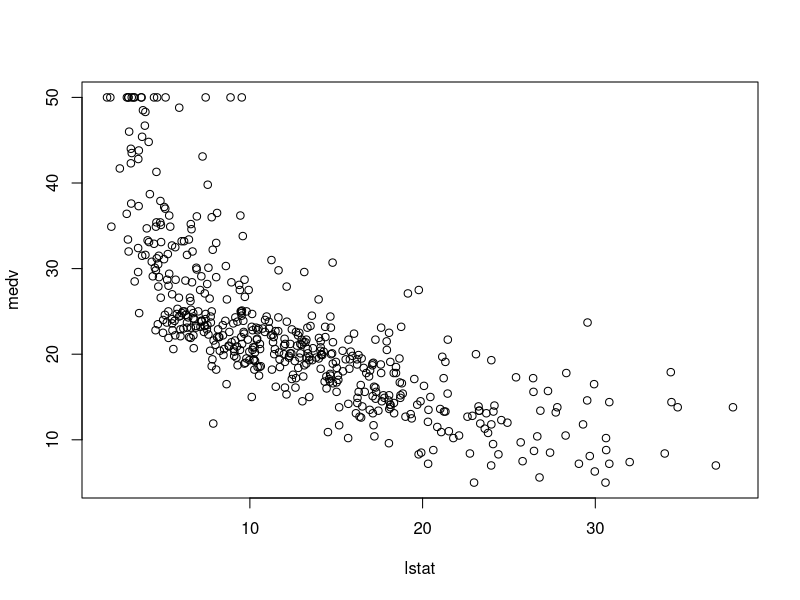
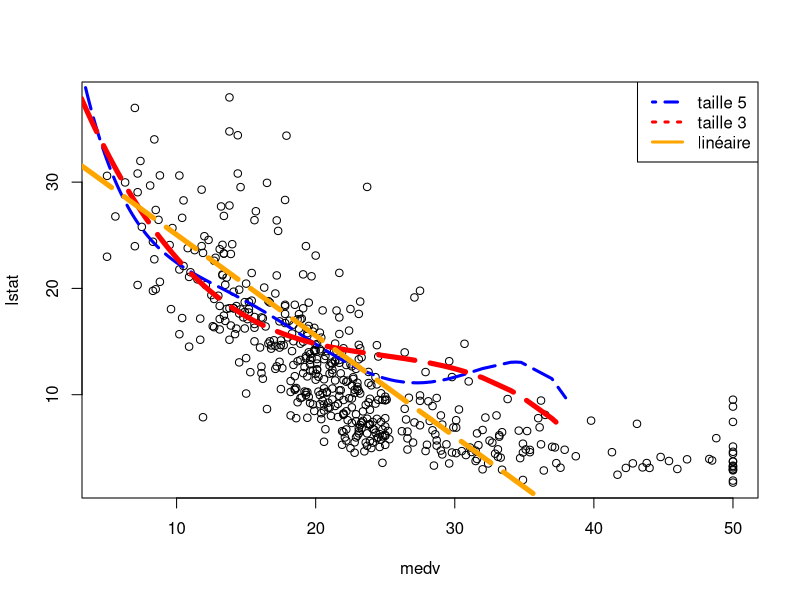

Recreate these plots in R, in order.
## ---- chunk 1
library(MASS)

attach(Boston) # importation des données du dataset Boston, on peut désormais accéder à toutes les variables directement dans le code
plot(lstat, medv)
## ---- chunk 2
model = lm(medv ~ poly(lstat, 3), data=Boston)

# poly a ajouté 2 coefficients au modèle (total = 3) qui servent à représenter la spline

summary(model)
## ---- chunk 3
fit.linear = lm(medv ~ lstat, data=Boston)
fit.poly5 = lm(medv ~ poly(lstat, 5), data=Boston)

ypred.linear = predict(fit.linear, newdata=Boston)
ypred.poly3 = predict(model, newdata=Boston)
ypred.poly5 = predict(fit.poly5, newdata=Boston)

idx = sort(lstat, index.return=T)

plot(medv, lstat)
lines(lstat[idx$ix], ypred.poly5[idx$ix], col="blue", lty=5, lwd=3)
lines(lstat[idx$ix], ypred.poly3[idx$ix], col="red", lty=5, lwd=5)
abline(
  fit.linear$coefficients[1],
  fit.linear$coefficients[2],
  col="orange", lty=5, lwd=5
)

legend("topright",
       legend = c("taille 5", "taille 3", "linéaire"),
       col = c("blue", "red", "orange"),
       lty = c(4, 3, 1), lwd = 3
       )
## ---- chunk 4

